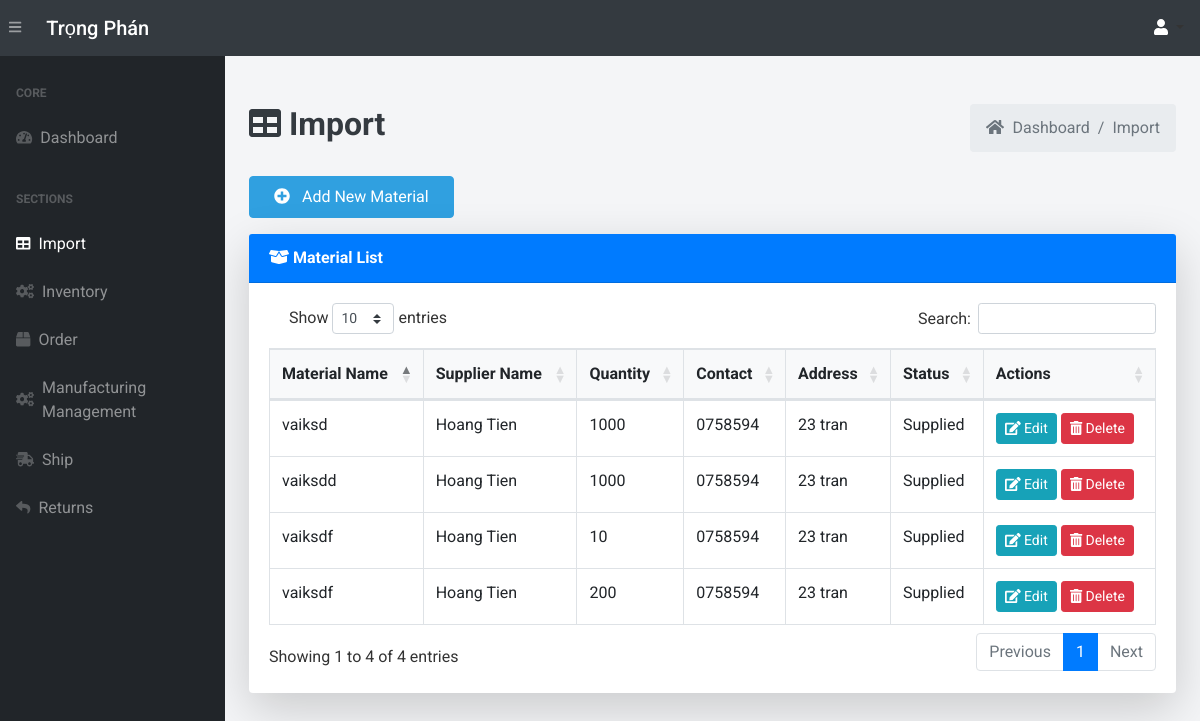
Page /import/ (signed in) on the earlier database version.
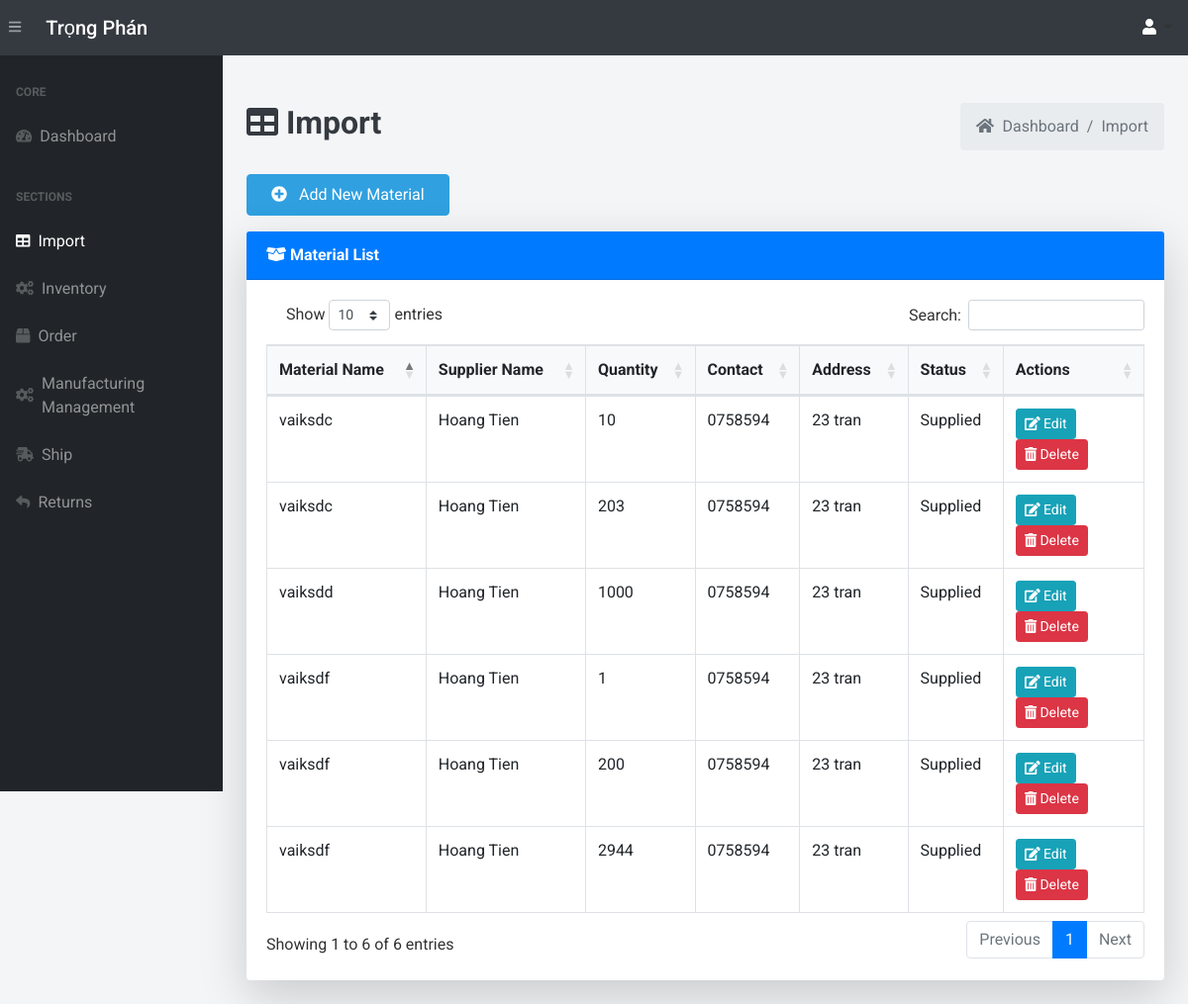
Same page on the later database version.
### app.py (models this page shows, shortened)
class Import(db.Model):
    __tablename__ = 'imports'
    import_id = db.Column(db.Integer, primary_key=True, autoincrement=True)
    material_name = db.Column(db.String(255), nullable=False)
    material_description = db.Column(db.String(255))
    quantity_in_stock = db.Column(db.Integer, default=0)
    reorder_level = db.Column(db.Integer, default=30)
    sup_name = db.Column(db.String(255), nullable=False)
    sup_contact_info = db.Column(db.String(255), nullable=False)
    sup_address = db.Column(db.String(255), nullable=False)
    status = db.Column(db.String(50), default="Supplying")
    section_name = db.Column(db.String(255))  # Section name for classification
    category = db.Column(db.String(255))  # Category of the material

### app.py (the view, shortened to what this page needs)
@app.route('/import/', methods=["GET", "POST"])
@login_required
def view_import():
    imports = Import.query.all()
    return render_template("import.html", imports=imports)

### app.py (called while the page is built, shortened)
@login_manager.user_loader
def load_user(user_id):
    return User.query.get(int(user_id))

def add_monthly_data():
    current_year = datetime.now().year
    months = [f"{current_year}-{str(month).zfill(2)}" for month in range(1, 4)]  # Tháng 1 đến tháng 6
    for month in months:
        existing_month_data = db.session.query(Order).filter(Order.order_date.like(f'{month}%')).first()
    db.session.commit()

@app.before_request
def initialize_data():
    add_monthly_data()

### templates/import.html (shortened to what this page needs)
{% extends 'base.html' %}
{% block content %}
<main>
    <div class="container-fluid mt-5">
        <div class="d-flex justify-content-between align-items-center mb-4">
            <h1 class="text-dark font-weight-bold" style="font-size: 2rem;">
                <i class="fas fa-table"></i> Import
            </h1>
            <ol class="breadcrumb mb-0">
                <li class="breadcrumb-item"><a href="/dashboard" class="text-decoration-none text-muted"><i class="fas fa-home mr-1"></i> Dashboard</a></li>
                <li class="breadcrumb-item"><a href="/import/" class="text-decoration-none text-muted">Import</a></li>
            </ol>
        </div>
        <div class="mb-3">
            <a href="/add-import" class="btn btn-add px-4 py-2 hover-shadow">
                <i class="fas fa-plus-circle mr-2"></i> Add New Material
            </a>
        </div>
        <div class="card shadow-lg border-0 mb-4">
            <div class="card-header bg-primary text-white font-weight-bold">
                <i class="fas fa-box-open"></i> Material List
            </div>
            <div class="card-body">
                <table class="table table-bordered table-hover" id="dataTable" width="100%" cellspacing="0">
                    <thead class="bg-light">
                        <tr>
                            <th>Material Name</th>
                            <th>Supplier Name</th>
                            <th>Quantity</th>
                            <th>Contact</th>
                            <th>Address</th>
                            <th>Status</th>
                            <th>Actions</th>
                        </tr>
                    </thead>
                    <tbody>
                        {% for import_record in imports %}
                        <tr>
                            <td>{{ import_record.material_name }}</td>
                            <td>{{ import_record.sup_name }}</td>
                            <td>{{ import_record.quantity_in_stock }}</td>
                            <td>{{ import_record.sup_contact_info }}</td>
                            <td>{{ import_record.sup_address }}</td>
                            <td>{{ import_record.status }}</td>
                            <td>
                                <a href="/update-import/{{ import_record.import_id }}" class="btn btn-info btn-sm hover-shadow">
                                    <i class="fas fa-edit"></i> Edit
                                </a>
                                <form action="{{ url_for('delete_import', import_id=import_record.import_id) }}" method="POST" style="display:inline;">
                                    <button type="submit" class="btn btn-danger btn-sm hover-shadow" onclick="return confirm('Are you sure you want to delete this import item?')" >
                                        <i class="fas fa-trash-alt"></i> Delete
                                    </button>
                                </form><br>
                            </td>
                        </tr>
                        {% endfor %}
                    </tbody>
                </table>
            </div>
        </div>
    </div>
</main>
{% endblock %}

### templates/base.html (shortened to what this page needs)
<!DOCTYPE html>
<html lang="en">
<head>
    <link href="https://stackpath.bootstrapcdn.com/bootstrap/4.5.2/css/bootstrap.min.css" rel="stylesheet">
    <link href="https://cdnjs.cloudflare.com/ajax/libs/bootstrap-select/1.13.1/css/bootstrap-select.min.css" rel="stylesheet">
    <link href="https://cdnjs.cloudflare.com/ajax/libs/animate.css/4.1.1/animate.min.css" rel="stylesheet">
    <link href="https://cdn.datatables.net/1.10.20/css/dataTables.bootstrap4.min.css" rel="stylesheet" />
    <link rel="stylesheet" href="{{ url_for('static', filename='css/bootstrap/styles.css') }}">
</head>
<body class="sb-nav-fixed">
    <nav class="sb-topnav navbar navbar-expand navbar-dark bg-dark">
        <button class="btn btn-link btn-sm order-1 order-lg-0" id="sidebarToggle" href="#">
            <i class="fas fa-bars"></i>
        </button>
        <a class="navbar-brand" href="/">Trọng Phán</a>
        <div class="d-flex align-items-center ml-3 ml-lg-auto">
            <div class="dropdown">
                <span class="dropdown-toggle" id="userDropdown" data-toggle="dropdown" aria-haspopup="true" aria-expanded="false" style="cursor: pointer;">
                    <i class="fas fa-user" style="color:white"></i>
                </span>
            </div>
        </div>
    </nav>
    <div id="layoutSidenav">
        <div id="layoutSidenav_nav">
            <nav class="sb-sidenav accordion sb-sidenav-dark" id="sidenavAccordion">
                <div class="sb-sidenav-menu">
                    <div class="nav">
                        <div class="sb-sidenav-menu-heading">Core</div>
                        <a class="nav-link" href="/dashboard/">
                            <div class="sb-nav-link-icon"><i class="fas fa-tachometer-alt"></i></div>
                            Dashboard
                        </a>
                        <div class="sb-sidenav-menu-heading">Sections</div>
                        <a class="nav-link" href="/import/">
                            <div class="sb-nav-link-icon"><i class="fas fa-table"></i></div>
                            Import
                        </a>
                        <a class="nav-link" href="/inventory/">
                            <div class="sb-nav-link-icon"><i class="fas fa-cogs"></i></div>
                            Inventory
                        </a>
                        <a class="nav-link" href="/order/">
                            <div class="sb-nav-link-icon"><i class="fas fa-box"></i></div>
                            Order
                        </a>
                        <a class="nav-link" href="/view-product-batches/">
                            <div class="sb-nav-link-icon"><i class="fas fa-cogs"></i></div>
                            Manufacturing Management
                        </a>
                        <a class="nav-link" href="/shipping-queue/">
                            <div class="sb-nav-link-icon"><i class="fas fa-shipping-fast"></i></div>
                            Ship
                        </a>
                        <a class="nav-link" href="/create-return">
                            <div class="sb-nav-link-icon"><i class="fas fa-reply"></i></div>
                            Returns
                        </a>
                    </div>
                </div>
            </nav>
        </div>
        <div id="layoutSidenav_content">
            {% block content %}{% endblock %}
        </div>
    </div>
    <link href="https://cdn.jsdelivr.net/npm/select2@4.1.0-rc.0/dist/css/select2.min.css" rel="stylesheet" />
</body>
</html>

### templates/base.html (style rules this page uses)
body { font-family: 'Roboto', sans-serif; background-color: #f4f5f7; color: #333; }
.navbar { background-color: #007bff; }
.navbar a { color: white !important; font-weight: 500; }
.sb-nav-link-icon { color: #28a745; }
.sb-sidenav-dark { background-color: #212529; }
.sb-sidenav-menu-heading { color: #f8f9fa; text-transform: uppercase; font-weight: bold; }
#dataTable { width: 100% !important; margin-top: 20px; }

Differences in the rows shown:
removed Import: material_name "vaiksd", sup_name "Hoang Tien", quantity_in_stock "1000", sup_contact_info "0758594", sup_address "23 tran", status "Supplied"
changed Import (number 2 of 6 on the later page): quantity_in_stock "10" → "1"
added Import: material_name "vaiksdc", sup_name "Hoang Tien", quantity_in_stock "10", sup_contact_info "0758594", sup_address "23 tran", status "Supplied"
added Import: material_name "vaiksdf", sup_name "Hoang Tien", quantity_in_stock "2944", sup_contact_info "0758594", sup_address "23 tran", status "Supplied"
added Import: material_name "vaiksdc", sup_name "Hoang Tien", quantity_in_stock "203", sup_contact_info "0758594", sup_address "23 tran", status "Supplied"
Other differences:
text written by a page script: "Show entries Search: Showing 1 to 4 of 4 entries Previous 1 Next" → "Show entries Search: Showing 1 to 6 of 6 entries Previous 1 Next"
